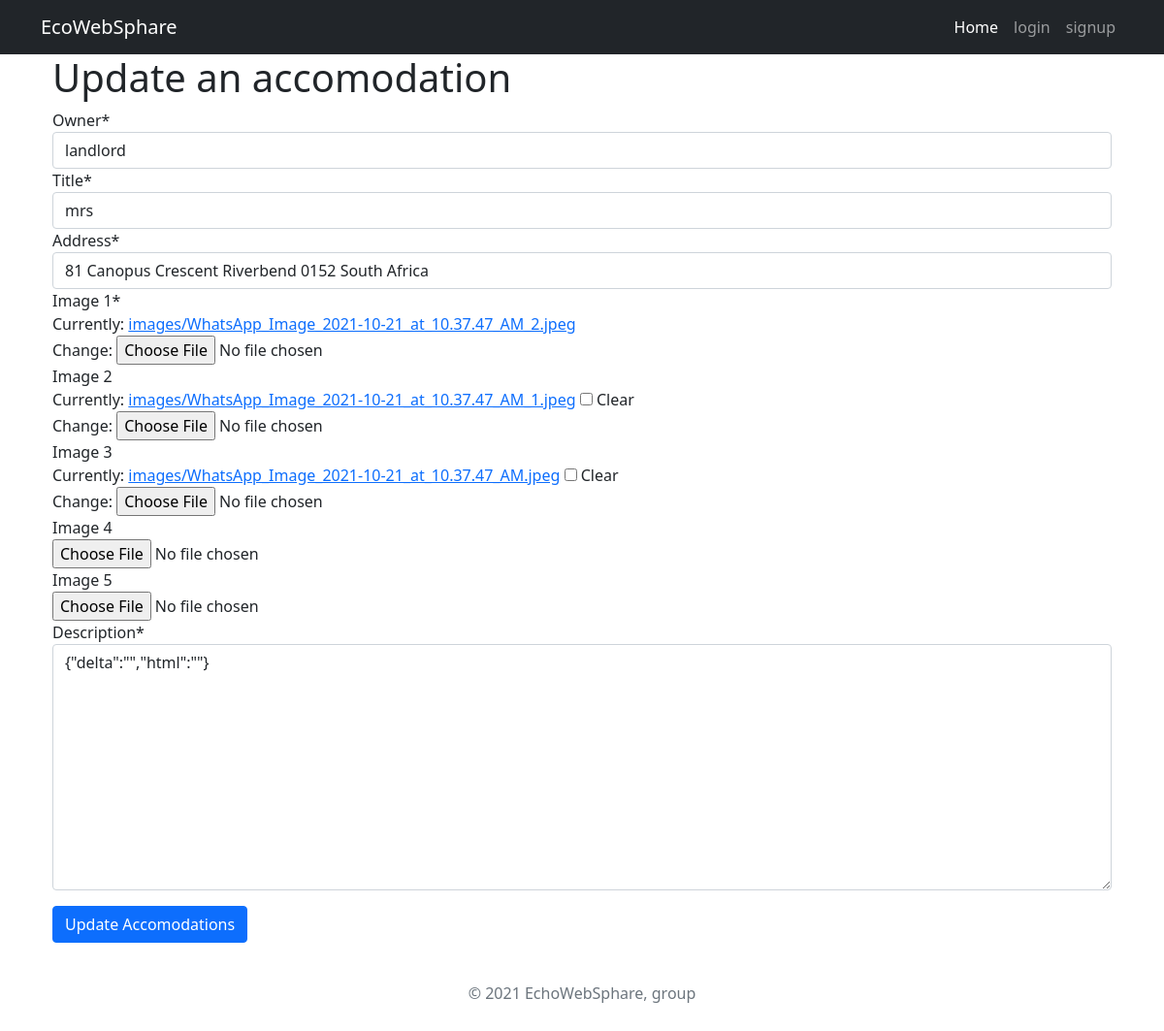
The app's page /dashboard/accomodation/update/4/, older data.
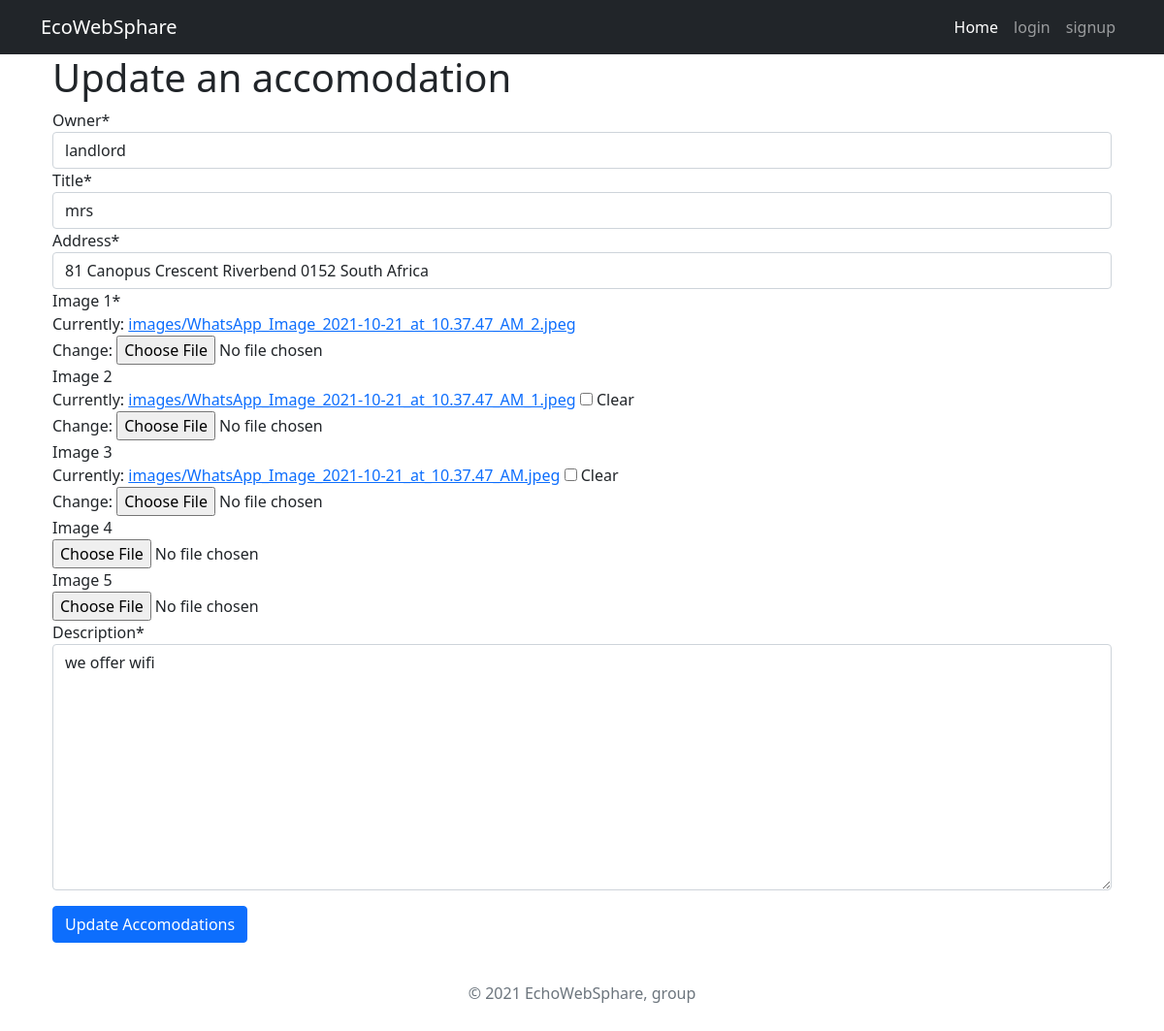
The same page, newer data.
### accomodations/models.py (models this page shows, shortened)
class Accomodation(models.Model):
    owner = models.ForeignKey(settings.AUTH_USER_MODEL,on_delete=models.CASCADE, related_name="owner")
    title = models.CharField(max_length=255, unique=True)
    address = models.OneToOneField(Address, on_delete=models.CASCADE)
    likes = models.ManyToManyField(settings.AUTH_USER_MODEL, blank=True, related_name='accomodation_likes')
    image_1 = models.ImageField(upload_to='images')
    image_2 = models.ImageField(upload_to='images', null=True, blank=True)
    image_3 = models.ImageField(upload_to='images', null=True, blank=True)
    image_4 = models.ImageField(upload_to='images', null=True, blank=True)
    image_5 = models.ImageField(upload_to='images', null=True, blank=True)
    description = models.TextField()
    applied = models.ManyToManyField(settings.AUTH_USER_MODEL,default=None, blank=True, related_name="applied")
    date_added = models.DateTimeField(auto_now_add=True)

### accomodations/views.py (the view)
# urls.py: path('dashboard/accomodation/update/<int:pk>/', AccomodationUpdateView.as_view(), name='update-accomodation'),
class AccomodationUpdateView(UpdateView):
    model = Accomodation
    form_class = AccomodationForm
    template_name = 'update-accomodation.html'

### accomodations/forms.py (shortened to what this page needs)
class AccomodationForm(forms.ModelForm):
    class Meta:
        model = Accomodation
        fields = ['owner','title', 'address', 'image_1', 'image_2', 'image_3', 'image_4', 'image_5', 'description']
        widgets = {
            'owner': forms.Select(attrs={'class': 'form-control','Value': 'username', 'id': 'userID','type': ''}),
        }

### accomodations/models.py (called while the page is built)
    def __str__(self):
        return f"{self.house_number} {self.street_name} {self.locality} {self.postal_code} {self.country}"

### accounts/models.py (called while the page is built)
    def __str__(self):
        return self.username

### templates/update-accomodation.html (shortened to what this page needs)
{% extends 'base.html' %}
{% load crispy_forms_tags %}
{% block content %}
<div class="container">
<h1>Update an accomodation</h1>
<form method="post" enctype="multipart/form-data">
  {{ form|crispy }}
  <button class="mt-3 btn btn-primary" type="submit">Update Accomodations</button>
</form>
</div>
{% endblock %}

Row changes from the older to the newer data that the page shows:
changed Accomodation "landlord": description "{\"delta\":\"\",\"html\":\"\"}" → "we offer wifi"
